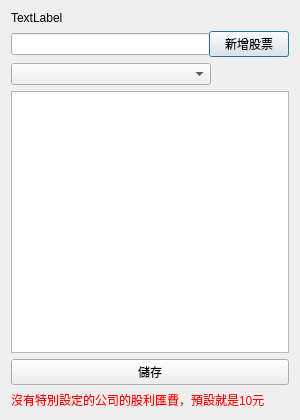
<?xml version="1.0" encoding="UTF-8"?>
<ui version="4.0">
 <class>Dialog</class>
 <widget class="QDialog" name="Dialog">
  <property name="geometry">
   <rect>
    <x>0</x>
    <y>0</y>
    <width>300</width>
    <height>420</height>
   </rect>
  </property>
  <property name="minimumSize">
   <size>
    <width>300</width>
    <height>0</height>
   </size>
  </property>
  <property name="maximumSize">
   <size>
    <width>300</width>
    <height>16777215</height>
   </size>
  </property>
  <property name="windowTitle">
   <string>股利匯費設定</string>
  </property>
  <layout class="QVBoxLayout" name="verticalLayout">
   <item>
    <widget class="QLabel" name="qtGroupNameLabel">
     <property name="text">
      <string>TextLabel</string>
     </property>
    </widget>
   </item>
   <item>
    <layout class="QHBoxLayout" name="horizontalLayout">
     <item>
      <widget class="QLineEdit" name="qtStockInputLineEdit">
       <property name="minimumSize">
        <size>
         <width>200</width>
         <height>0</height>
        </size>
       </property>
       <property name="maximumSize">
        <size>
         <width>200</width>
         <height>16777215</height>
        </size>
       </property>
      </widget>
     </item>
     <item>
      <widget class="QPushButton" name="qtAddStockPushButton">
       <property name="text">
        <string>新增股票</string>
       </property>
      </widget>
     </item>
    </layout>
   </item>
   <item>
    <layout class="QHBoxLayout" name="horizontalLayout_3">
     <item>
      <widget class="QComboBox" name="qtStockSelectComboBox">
       <property name="minimumSize">
        <size>
         <width>200</width>
         <height>0</height>
        </size>
       </property>
       <property name="maximumSize">
        <size>
         <width>200</width>
         <height>16777215</height>
        </size>
       </property>
      </widget>
     </item>
     <item>
      <spacer name="horizontalSpacer">
       <property name="orientation">
        <enum>Qt::Horizontal</enum>
       </property>
       <property name="sizeHint" stdset="0">
        <size>
         <width>40</width>
         <height>1</height>
        </size>
       </property>
      </spacer>
     </item>
    </layout>
   </item>
   <item>
    <widget class="QTableView" name="qtDividendTransferFeeTableView"/>
   </item>
   <item>
    <layout class="QHBoxLayout" name="horizontalLayout_2">
     <item>
      <widget class="QPushButton" name="qtOkPushButton">
       <property name="text">
        <string>儲存</string>
       </property>
      </widget>
     </item>
    </layout>
   </item>
   <item>
    <widget class="QLabel" name="label">
     <property name="styleSheet">
      <string notr="true">color: rgb(255, 0, 0);</string>
     </property>
     <property name="text">
      <string>沒有特別設定的公司的股利匯費，預設就是10元</string>
     </property>
    </widget>
   </item>
  </layout>
 </widget>
 <resources/>
 <connections/>
</ui>
